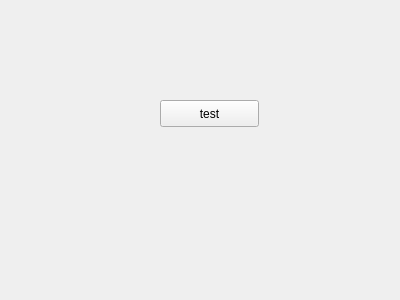
<?xml version="1.0" encoding="UTF-8"?>
<ui version="4.0">
 <class>MainWeight</class>
 <widget class="QWidget" name="MainWeight">
  <property name="geometry">
   <rect>
    <x>0</x>
    <y>0</y>
    <width>400</width>
    <height>300</height>
   </rect>
  </property>
  <property name="windowTitle">
   <string>Form</string>
  </property>
  <widget class="QPushButton" name="pushButton">
   <property name="geometry">
    <rect>
     <x>160</x>
     <y>100</y>
     <width>99</width>
     <height>27</height>
    </rect>
   </property>
   <property name="text">
    <string>test</string>
   </property>
  </widget>
 </widget>
 <resources/>
 <connections/>
</ui>
